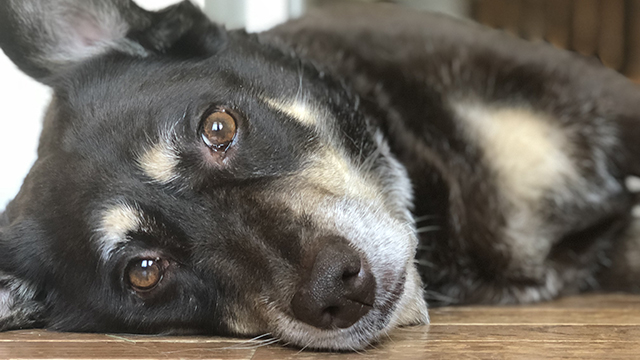
%> input picture vga_controller/part_4b/source/image.jpg, 640 x 360 px
$ octave matlab_2x2_720p.m   (GNU Octave 9; MATLAB toolbox functions it lacks are replaced by stand-ins)
%> lines starting %> are read from the running program, lines starting %| are printed output that depends on the picture
% Assumes picture is 320 pixels wide, 8 bits each RGB
% Framebuffer is 57600 24 bit words
pic = imread('image.jpg');
%> pic is the input picture: size 360x640x3 uint8; mean R, G, B 104.4, 98.5, 90.4
depth = 230400;
wordlen = 12;
red   = pic(:,:,1);
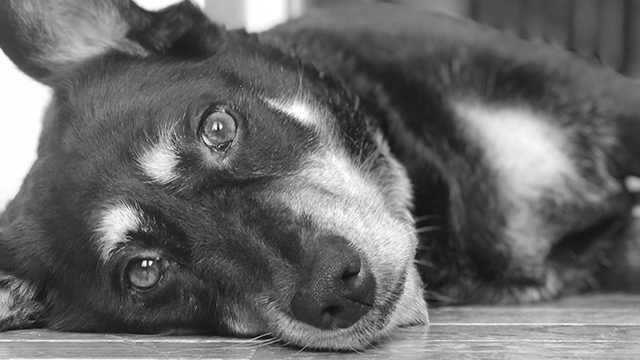
%> red: size 360x640 uint8; min 1, max 255, mean 104.4
red   = red';
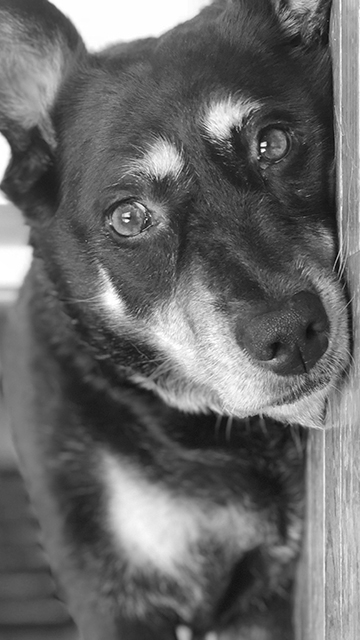
%> red: size 640x360 uint8; min 1, max 255, mean 104.4; mean of the top-left, top-right, bottom-left and bottom-right quarters 118.7, 86.2, 95.3, 117.3
green = pic(:,:,2);
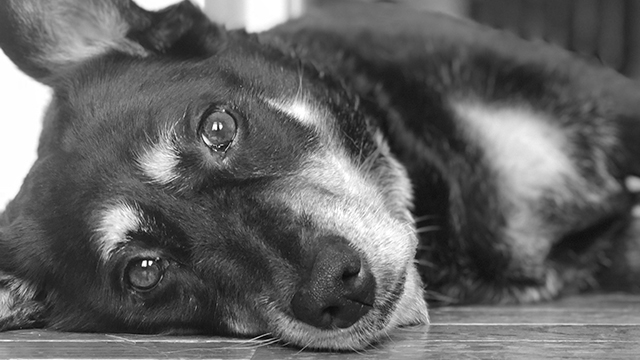
%> green: size 360x640 uint8; min 0, max 255, mean 98.5
green = green';
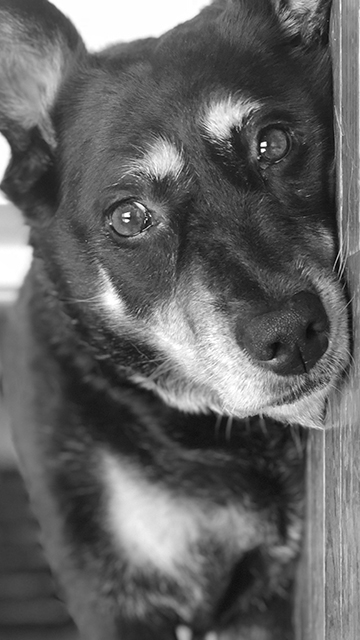
%> green: size 640x360 uint8; min 0, max 255, mean 98.5; mean of the top-left, top-right, bottom-left and bottom-right quarters 118.1, 79.7, 88.5, 107.8
blue  = pic(:,:,3);
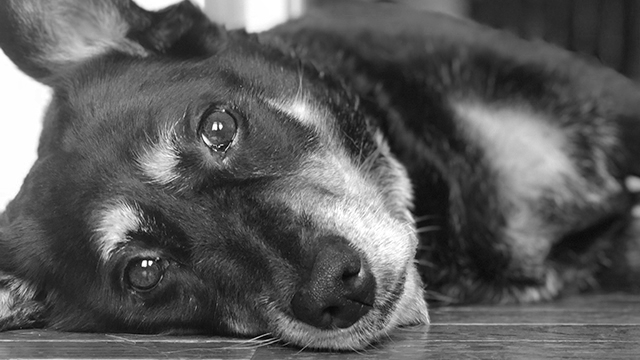
%> blue: size 360x640 uint8; min 0, max 255, mean 90.4
blue = blue';
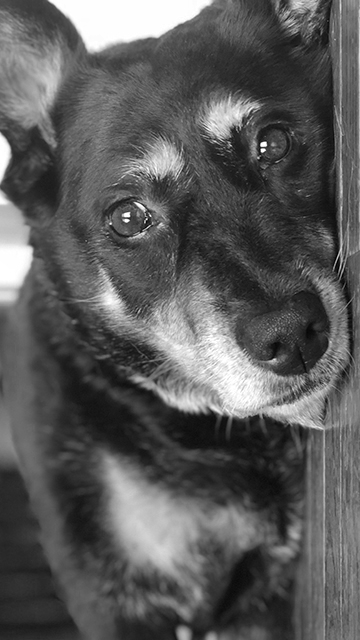
%> blue: size 640x360 uint8; min 0, max 255, mean 90.4; mean of the top-left, top-right, bottom-left and bottom-right quarters 115.2, 73.1, 77.7, 95.8

% Write header info
fid = fopen('image.mif', 'w');
fprintf(fid, 'DEPTH=%d;\n', depth);
fprintf(fid, 'WIDTH=%d;\n', wordlen);
fprintf(fid, 'ADDRESS_RADIX = DEC;\n');
fprintf(fid, 'DATA_RADIX = HEX;\n');
fprintf(fid, 'CONTENT\n');
fprintf(fid, 'BEGIN\n\n');

% Write RGB data
for i = 0 : depth - 1
    fprintf(fid, '%d\t:\t%x%x%x;\n', i, ...
        bitshift(red(i+1),-4), bitshift(green(i+1),-4), bitshift(blue(i+1),-4));
end

fprintf(fid, 'END;\n');
fclose(fid);
